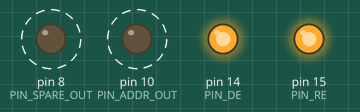
Simulated run of this sketch. Board: Arduino Mega 2560, built for the host (arithmetic inside an expression is 32-bit, double 64-bit). On the bench: output pins drawn as LEDs (lit = HIGH). Dashed ring = blinking. The modem accepts every AT command (registered, SIM ready, sends succeed) and sends nothing else; what the sketch prints to the serial monitor is not drawn.

Above: at 0.5 s.
Timing chart, 0 to 4.6 s (numbered marks = the images above):
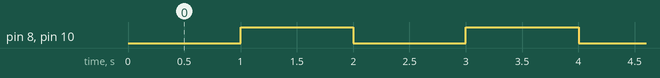

The sketch:

phase-5.1-rs485-sender.ino
```cpp
// Phase 5.1, section J: RS485 sender for the prototype PCB.
// Sends a counter 0, 1, 2 ... 255, 0, 1 ... over RS485 as fast as possible.
// The receiver sketch checks that no byte is missing or wrong.
// Also toggles ADDR_OUT and SPARE_OUT once a second for J5/J6.
//
// Arduino IDE: board "Raspberry Pi Pico" from the earlephilhower core

#define BAUD 1000000  // change to 1000000 for the 1 Mbaud test, same on both boards

const int PIN_TX = 12;
const int PIN_DE = 14;         // high = driver on
const int PIN_RE = 15;         // high = receiver off
const int PIN_SPARE_OUT = 8;
const int PIN_ADDR_OUT = 10;

uint8_t counter = 0;
unsigned long lastToggle = 0;
bool lineLevel = false;

void setup() {

  Serial.begin(115200);

  pinMode(PIN_DE, OUTPUT);
  pinMode(PIN_RE, OUTPUT);
  digitalWrite(PIN_DE, HIGH);
  digitalWrite(PIN_RE, HIGH);

  pinMode(PIN_ADDR_OUT, OUTPUT);
  pinMode(PIN_SPARE_OUT, OUTPUT);

  Serial1.setTX(PIN_TX);
  Serial1.begin(BAUD);
}

void loop() {
  Serial1.write(counter++);  // waits if the UART is busy, so this runs at full line speed

  if (millis() - lastToggle >= 1000) {
    lastToggle = millis();
    lineLevel = !lineLevel;
    digitalWrite(PIN_ADDR_OUT, lineLevel);
    digitalWrite(PIN_SPARE_OUT, lineLevel);
    Serial.print("sending at ");
    Serial.print(BAUD);
    Serial.print(" Bd | ADDR_OUT and SPARE_OUT = ");
    Serial.println(lineLevel);
  }
}
```

Measured:
- by itself, pin 8 (PIN_SPARE_OUT), pin 10 (PIN_ADDR_OUT): alternates HIGH for 1.0 s and LOW for 1.0 s
